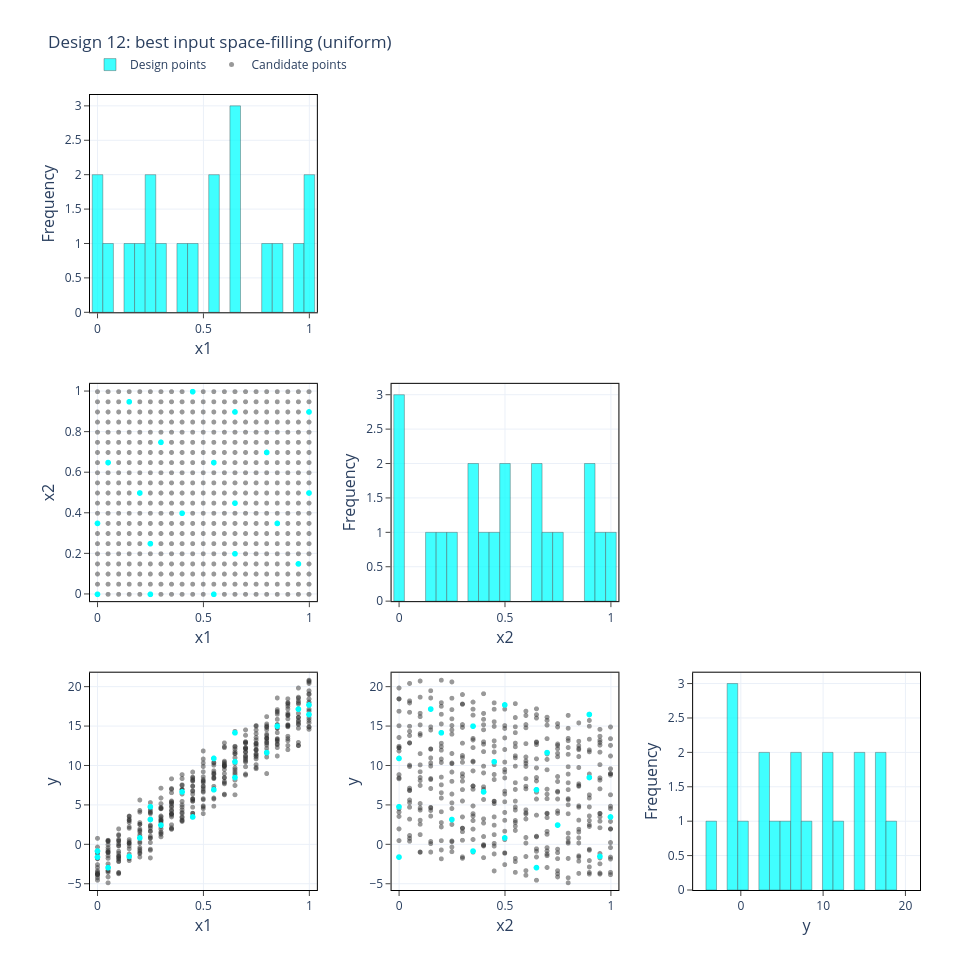

The code cell stored with this chart in its notebook:
### Code cell
plot_pair_matrix(result.designs[best_input], columns=["x1", "x2", "y"],
                 candidate=candidate, title=f"Design {best_input}: best input space-filling (uniform)")

### Figure 1 — Plotly figure (JSON) as saved in the notebook; plotly's stock layout.template omitted (floating-point values rounded to 4 significant figures; data arrays with more than 128 entries replaced by an {"elided": "..."} marker saying what was removed)
{"data": [{"marker": {"color": "rgba(0, 255, 255, 1.0)", "line": {"color": "rgba(0, 0, 0, 0.65)", "width": 0.6}}, "name": "Design points", "opacity": 0.75, "showlegend": true, "type": "histogram", "x": [0.8, 0.95, 0.65, 0.25, 0.85, 0.45, 0.0, 0.55, 0.65, 0.05, 0.4, 1.0, 0.55, 0.25, 0.2, 1.0, 0.3, 0.65, 0.0, 0.15], "xaxis": "x", "xbins": {"end": 1.025, "size": 0.05, "start": -0.025}, "yaxis": "y"}, {"marker": {"color": "rgba(51, 51, 51, 0.50)", "size": 5}, "mode": "markers", "name": "Candidate points", "showlegend": true, "type": "scattergl", "x": {"elided": "441 float values"}, "xaxis": "x4", "y": {"elided": "441 float values"}, "yaxis": "y4"}, {"marker": {"color": "rgba(0, 255, 255, 1.0)", "size": 6}, "mode": "markers", "name": "Design points", "showlegend": false, "type": "scattergl", "x": [0.8, 0.95, 0.65, 0.25, 0.85, 0.45, 0.0, 0.55, 0.65, 0.05, 0.4, 1.0, 0.55, 0.25, 0.2, 1.0, 0.3, 0.65, 0.0, 0.15], "xaxis": "x4", "y": [0.7, 0.15, 0.9, 0.25, 0.35, 1.0, 0.0, 0.0, 0.45, 0.65, 0.4, 0.9, 0.65, 0.0, 0.5, 0.5, 0.75, 0.2, 0.35, 0.95], "yaxis": "y4"}, {"marker": {"color": "rgba(0, 255, 255, 1.0)", "line": {"color": "rgba(0, 0, 0, 0.65)", "width": 0.6}}, "name": "Design points", "opacity": 0.75, "showlegend": false, "type": "histogram", "x": [0.7, 0.15, 0.9, 0.25, 0.35, 1.0, 0.0, 0.0, 0.45, 0.65, 0.4, 0.9, 0.65, 0.0, 0.5, 0.5, 0.75, 0.2, 0.35, 0.95], "xaxis": "x5", "xbins": {"end": 1.025, "size": 0.05, "start": -0.025}, "yaxis": "y5"}, {"marker": {"color": "rgba(51, 51, 51, 0.50)", "size": 5}, "mode": "markers", "name": "Candidate points", "showlegend": false, "type": "scattergl", "x": {"elided": "441 float values"}, "xaxis": "x7", "y": {"elided": "441 float values"}, "yaxis": "y7"}, {"marker": {"color": "rgba(0, 255, 255, 1.0)", "size": 6}, "mode": "markers", "name": "Design points", "showlegend": false, "type": "scattergl", "x": [0.8, 0.95, 0.65, 0.25, 0.85, 0.45, 0.0, 0.55, 0.65, 0.05, 0.4, 1.0, 0.55, 0.25, 0.2, 1.0, 0.3, 0.65, 0.0, 0.15], "xaxis": "x7", "y": [11.66, 17.18, 8.495, 3.158, 15.01, 3.484, -1.612, 10.92, 10.5, -2.95, 6.666, 16.5, 6.934, 4.776, 0.8246, 17.71, 2.451, 14.18, -0.8503, -1.531], "yaxis": "y7"}, {"marker": {"color": "rgba(51, 51, 51, 0.50)", "size": 5}, "mode": "markers", "name": "Candidate points", "showlegend": false, "type": "scattergl", "x": {"elided": "441 float values"}, "xaxis": "x8", "y": {"elided": "441 float values"}, "yaxis": "y8"}, {"marker": {"color": "rgba(0, 255, 255, 1.0)", "size": 6}, "mode": "markers", "name": "Design points", "showlegend": false, "type": "scattergl", "x": [0.7, 0.15, 0.9, 0.25, 0.35, 1.0, 0.0, 0.0, 0.45, 0.65, 0.4, 0.9, 0.65, 0.0, 0.5, 0.5, 0.75, 0.2, 0.35, 0.95], "xaxis": "x8", "y": [11.66, 17.18, 8.495, 3.158, 15.01, 3.484, -1.612, 10.92, 10.5, -2.95, 6.666, 16.5, 6.934, 4.776, 0.8246, 17.71, 2.451, 14.18, -0.8503, -1.531], "yaxis": "y8"}, {"marker": {"color": "rgba(0, 255, 255, 1.0)", "line": {"color": "rgba(0, 0, 0, 0.65)", "width": 0.6}}, "name": "Design points", "opacity": 0.75, "showlegend": false, "type": "histogram", "x": [11.66, 17.18, 8.495, 3.158, 15.01, 3.484, -1.612, 10.92, 10.5, -2.95, 6.666, 16.5, 6.934, 4.776, 0.8246, 17.71, 2.451, 14.18, -0.8503, -1.531], "xaxis": "x9", "xbins": {"end": 21.5, "size": 1.287, "start": -5.523}, "yaxis": "y9"}], "layout": {"barmode": "overlay", "height": 960, "legend": {"orientation": "h", "x": 0, "y": 1.02, "yanchor": "bottom"}, "margin": {"b": 70, "l": 90, "r": 40, "t": 95}, "title": {"text": "Design 12: best input space-filling (uniform)"}, "width": 960, "xaxis": {"anchor": "y", "automargin": true, "domain": [0, 0.2733], "linecolor": "black", "linewidth": 1, "mirror": true, "range": [-0.0355, 1.035], "showgrid": true, "showline": true, "ticks": "outside", "title": {"font": {"size": 16}, "standoff": 6, "text": "x1"}, "zeroline": false}, "xaxis2": {"anchor": "y2", "domain": [0.3633, 0.6367], "visible": false}, "xaxis3": {"anchor": "y3", "domain": [0.7267, 1], "visible": false}, "xaxis4": {"anchor": "y4", "automargin": true, "domain": [0, 0.2733], "linecolor": "black", "linewidth": 1, "mirror": true, "range": [-0.0355, 1.035], "showgrid": true, "showline": true, "ticks": "outside", "title": {"font": {"size": 16}, "standoff": 6, "text": "x1"}, "zeroline": false}, "xaxis5": {"anchor": "y5", "automargin": true, "domain": [0.3633, 0.6367], "linecolor": "black", "linewidth": 1, "mirror": true, "range": [-0.0355, 1.035], "showgrid": true, "showline": true, "ticks": "outside", "title": {"font": {"size": 16}, "standoff": 6, "text": "x2"}, "zeroline": false}, "xaxis6": {"anchor": "y6", "domain": [0.7267, 1], "visible": false}, "xaxis7": {"anchor": "y7", "automargin": true, "domain": [0, 0.2733], "linecolor": "black", "linewidth": 1, "mirror": true, "range": [-0.0355, 1.035], "showgrid": true, "showline": true, "ticks": "outside", "title": {"font": {"size": 16}, "standoff": 6, "text": "x1"}, "zeroline": false}, "xaxis8": {"anchor": "y8", "automargin": true, "domain": [0.3633, 0.6367], "linecolor": "black", "linewidth": 1, "mirror": true, "range": [-0.0355, 1.035], "showgrid": true, "showline": true, "ticks": "outside", "title": {"font": {"size": 16}, "standoff": 6, "text": "x2"}, "zeroline": false}, "xaxis9": {"anchor": "y9", "automargin": true, "domain": [0.7267, 1], "linecolor": "black", "linewidth": 1, "mirror": true, "range": [-5.794, 21.77], "showgrid": true, "showline": true, "ticks": "outside", "title": {"font": {"size": 16}, "standoff": 6, "text": "y"}, "zeroline": false}, "yaxis": {"anchor": "x", "automargin": true, "domain": [0.7267, 1], "linecolor": "black", "linewidth": 1, "mirror": true, "showgrid": true, "showline": true, "ticks": "outside", "title": {"font": {"size": 16}, "standoff": 6, "text": "Frequency"}, "zeroline": false}, "yaxis2": {"anchor": "x2", "domain": [0.7267, 1], "visible": false}, "yaxis3": {"anchor": "x3", "domain": [0.7267, 1], "visible": false}, "yaxis4": {"anchor": "x4", "automargin": true, "domain": [0.3633, 0.6367], "linecolor": "black", "linewidth": 1, "mirror": true, "range": [-0.0355, 1.035], "showgrid": true, "showline": true, "ticks": "outside", "title": {"font": {"size": 16}, "standoff": 6, "text": "x2"}, "zeroline": false}, "yaxis5": {"anchor": "x5", "automargin": true, "domain": [0.3633, 0.6367], "linecolor": "black", "linewidth": 1, "mirror": true, "showgrid": true, "showline": true, "ticks": "outside", "title": {"font": {"size": 16}, "standoff": 6, "text": "Frequency"}, "zeroline": false}, "yaxis6": {"anchor": "x6", "domain": [0.3633, 0.6367], "visible": false}, "yaxis7": {"anchor": "x7", "automargin": true, "domain": [0, 0.2733], "linecolor": "black", "linewidth": 1, "mirror": true, "range": [-5.794, 21.77], "showgrid": true, "showline": true, "ticks": "outside", "title": {"font": {"size": 16}, "standoff": 6, "text": "y"}, "zeroline": false}, "yaxis8": {"anchor": "x8", "automargin": true, "domain": [0, 0.2733], "linecolor": "black", "linewidth": 1, "mirror": true, "range": [-5.794, 21.77], "showgrid": true, "showline": true, "ticks": "outside", "title": {"font": {"size": 16}, "standoff": 6, "text": "y"}, "zeroline": false}, "yaxis9": {"anchor": "x9", "automargin": true, "domain": [0, 0.2733], "linecolor": "black", "linewidth": 1, "mirror": true, "showgrid": true, "showline": true, "ticks": "outside", "title": {"font": {"size": 16}, "standoff": 6, "text": "Frequency"}, "zeroline": false}}}
